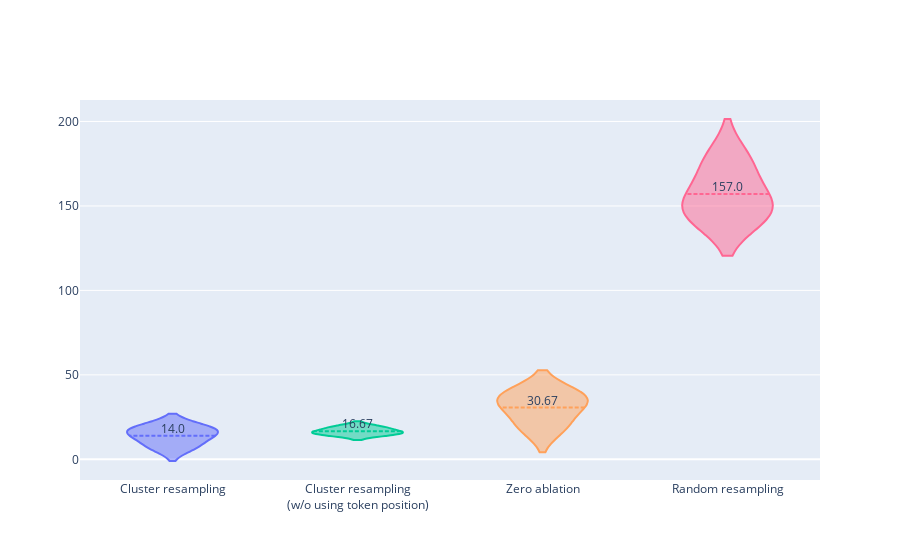

Notebook source saved alongside this figure:
### Code cell
# Plot mean number of features

import plotly.graph_objects as go
import pandas as pd

# Create a DataFrame by concatenating the data from all strategies
df = pd.concat([profile["data"] for profile in strategies.values()])

# Create a violin plot for each strategy
fig = go.Figure()

for strategy in df["strategy"].unique():
    strategy_data = df[df["strategy"] == strategy]
    mean_value = strategy_data["num_features"].mean()
    fig.add_trace(go.Violin(
        x=strategy_data["strategy"],
        y=strategy_data["num_features"],
        name=strategy,
        meanline_visible=True
    ))
    # Add a text annotation for the mean value
    fig.add_trace(go.Scatter(
        x=[strategy],
        y=[mean_value],
        mode="text",
        text=[f"{round(mean_value, 2)}"],
        textposition="top center",
        showlegend=False
    ))

# Update layout
fig.update_layout(
    xaxis=dict(title="", tickangle=0),
    yaxis=dict(title=""),
    showlegend=False,
)

fig.show()

# Print means
for strategy in strategies.values():
    mean_features = strategy["data"]["num_features"].mean()
    print(f"{strategy['name']}: {mean_features:.4f}")

### Figure 1 — Plotly figure (JSON) as saved in the notebook; plotly's stock layout.template omitted (floating-point values rounded to 4 significant figures)
{"data": [{"meanline": {"visible": true}, "name": "Cluster resampling", "type": "violin", "x": ["Cluster resampling", "Cluster resampling", "Cluster resampling"], "y": [8, 16, 18]}, {"mode": "text", "showlegend": false, "text": ["14.0"], "textposition": "top center", "type": "scatter", "x": ["Cluster resampling"], "y": [14]}, {"meanline": {"visible": true}, "name": "Cluster resampling<br>(w/o using token position)", "type": "violin", "x": ["Cluster resampling<br>(w/o using token position)", "Cluster resampling<br>(w/o using token position)", "Cluster resampling<br>(w/o using token position)"], "y": [15, 16, 19]}, {"mode": "text", "showlegend": false, "text": ["16.67"], "textposition": "top center", "type": "scatter", "x": ["Cluster resampling<br>(w/o using token position)"], "y": [16.67]}, {"meanline": {"visible": true}, "name": "Zero ablation", "type": "violin", "x": ["Zero ablation", "Zero ablation", "Zero ablation"], "y": [20, 37, 35]}, {"mode": "text", "showlegend": false, "text": ["30.67"], "textposition": "top center", "type": "scatter", "x": ["Zero ablation"], "y": [30.67]}, {"meanline": {"visible": true}, "name": "Random resampling", "type": "violin", "x": ["Random resampling", "Random resampling", "Random resampling"], "y": [149, 147, 175]}, {"mode": "text", "showlegend": false, "text": ["157.0"], "textposition": "top center", "type": "scatter", "x": ["Random resampling"], "y": [157]}], "layout": {"showlegend": false, "xaxis": {"tickangle": 0, "title": {"text": ""}}, "yaxis": {"title": {"text": ""}}}}
